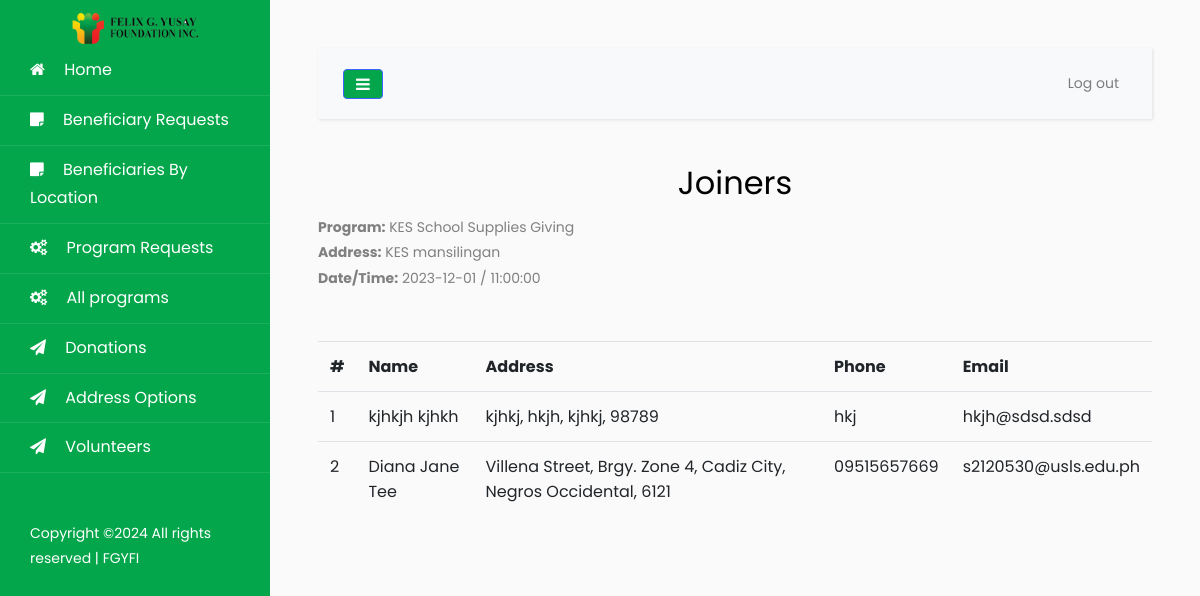
The app's page /pages/joiners.php?Id=4 (signed in) with its own data.
### tables this page shows
CREATE TABLE `program` (
  `Id` int(11) NOT NULL AUTO_INCREMENT,
  `title` varchar(255) DEFAULT NULL,
  `date` date DEFAULT NULL,
  `time` time DEFAULT NULL,
  `description` text,
  `categoryId` int(11) DEFAULT NULL,
  `address` text,
  `notes` text,
  `maxVolunteer` int(255) DEFAULT NULL,
  `amountSpent` double DEFAULT NULL,
  `status` varchar(255) DEFAULT 'Pending',
  `image` varchar(150) NOT NULL,
  PRIMARY KEY (`Id`)
);

CREATE TABLE `joiner` (
  `Id` int(11) NOT NULL AUTO_INCREMENT,
  `programId` int(11) DEFAULT NULL,
  `userId` int(11) DEFAULT NULL,
  PRIMARY KEY (`Id`)
);

CREATE TABLE `volunteer` (
  `Id` int(11) NOT NULL AUTO_INCREMENT,
  `firstName` varchar(255) DEFAULT NULL,
  `lastName` varchar(255) DEFAULT NULL,
  `address` text,
  `city` varchar(255) DEFAULT NULL,
  `province` varchar(255) DEFAULT NULL,
  `postalCode` varchar(255) DEFAULT NULL,
  `mobileNumber` varchar(255) DEFAULT NULL,
  `email` varchar(255) DEFAULT NULL,
  `ecName` varchar(255) DEFAULT NULL,
  `ecRelationship` varchar(255) DEFAULT NULL,
  `ecContactNumber` varchar(255) DEFAULT NULL,
  `elementary` varchar(255) DEFAULT NULL,
  `elementaryYear` varchar(255) DEFAULT NULL,
  `highschool` varchar(255) DEFAULT NULL,
  `highschoolYear` varchar(255) DEFAULT NULL,
  `college` varchar(255) DEFAULT NULL,
  `collegeYear` varchar(255) DEFAULT NULL,
  `company` varchar(255) DEFAULT NULL,
  `position` varchar(255) DEFAULT NULL,
  `workFrom` varchar(255) DEFAULT NULL,
  `workTo` varchar(255) DEFAULT NULL,
  `dateAdded` varchar(255) DEFAULT NULL,
  `reason1` int(11) DEFAULT '0',
  `reason2` int(11) DEFAULT '0',
  `reason3` int(11) DEFAULT '0',
  `reason4` int(11) DEFAULT '0',
  `reason5` int(11) DEFAULT '0',
  `reason6` int(11) DEFAULT '0',
  `others` varchar(255) DEFAULT NULL,
  `status` varchar(255) DEFAULT 'Pending',
  PRIMARY KEY (`Id`)
);

### config/Models.php (called while the page is built, shortened)
<?php
include "CRUD.php";
function volunteer() {
	$crud = new CRUD;
	$crud->table = "volunteer";
	return $crud;
}
function program() {
	$crud = new CRUD;
	$crud->table = "program";
	return $crud;
}
function joiner() {
	$crud = new CRUD;
	$crud->table = "joiner";
	return $crud;
}
?>

### config/CRUD.php (called while the page is built)
<?php class CRUD{var $table;var $obj=array();function arrayToQuery($query){$query_array=array();foreach($query as $key=>$key_value){if($key_value=="NOW()"){$query_array[]="$key=$key_value";}else{$query_array[]="$key='".htmlspecialchars($key_value,ENT_QUOTES)."'";}}return implode(', ',$query_array);}function list($query=""){$query=$query?"where ".$query:"";$db=Database::connect();$pdo=$db->prepare("select * from $this->table $query");$pdo->execute();$result=$pdo->fetchAll(PDO::FETCH_OBJ);Database::disconnect();return $result;}function count($query=""){$query=$query?"where ".$query:"";$db=Database::connect();$pdo=$db->prepare("select * from $this->table $query");$pdo->execute();Database::disconnect();return $pdo->rowCount();}function get($args){$db=Database::connect();$pdo=$db->prepare("select * from $this->table where $args");$pdo->execute();$result=$pdo->fetch(PDO::FETCH_OBJ);Database::disconnect();return $result;}function create(){$object=$this->arrayToQuery($this->obj);$db=Database::connect();$pdo=$db->prepare("insert into $this->table set $object");$pdo->execute();Database::disconnect();}function update($args){$object=$this->arrayToQuery($this->obj);$db=Database::connect();$pdo=$db->prepare("update $this->table set $object where $args");$pdo->execute();Database::disconnect();}function delete($args){$db=Database::connect();$pdo=$db->prepare("delete from $this->table where $args");$pdo->execute();Database::disconnect();}} ?>

### pages/joiners.php (the view, shortened to what this page needs)
<?php
$ROOT_DIR="../";
include $ROOT_DIR . "templates/header.php";
$Id = get_query_string("Id", 0);
$program = program()->get("Id=$Id");
$joiner_list = joiner()->list("programId=$Id");
?>
<center>
<h2>Joiners</h2>
</center>
<b>Program:</b> <?=$program->title?> <br>
<b>Address:</b> <?=$program->address?> <br>
<b>Date/Time:</b> <?=$program->date?> / <?=$program->time?>
<br>
<br>
<br>
<table class="table">
  <tr>
    <th>#</th>
    <th>Name</th>
    <th>Address</th>
    <th>Phone</th>
    <th>Email</th>
  </tr>
<?php
  $count = 0;
 foreach ($joiner_list as $row):
   $user = account()->get("Id=$row->userId");
   $vol = volunteer()->get("Id=$user->volunteerId");
   $count +=1;
    ?>
  <tr class="item-items">
    <td class="item-data"
    ><?=$count;?></td>
    <td><?=$vol->firstName;?> <?=$vol->lastName;?></td>
    <td><?=$vol->address;?>, <?=$vol->city;?>, <?=$vol->province;?>, <?=$vol->postalCode;?></td>
    <td><?=$vol->mobileNumber;?></td>
    <td><?=$vol->email;?></td>
  </tr>
<?php endforeach; ?>
</table>
      <?php include $ROOT_DIR . "templates/footer.php"; ?>

### records on screen
program: title "KES School Supplies Giving", address "KES mansilingan", date "2023-12-01", time "11:00:00"
joiner: volunteer.firstName "kjhkjh", volunteer.lastName "kjhkh", volunteer.address "kjhkj", volunteer.city "hkjh", volunteer.province "kjhkj", volunteer.postalCode "98789", volunteer.mobileNumber "hkj", volunteer.email "hkjh@sdsd.sdsd"
joiner: volunteer.firstName "Diana Jane", volunteer.lastName "Tee", volunteer.address "Villena Street, Brgy. Zone 4", volunteer.city "Cadiz City", volunteer.province "Negros Occidental", volunteer.postalCode "6121", volunteer.mobileNumber "09515657669", volunteer.email "s2120530@usls.edu.ph"
